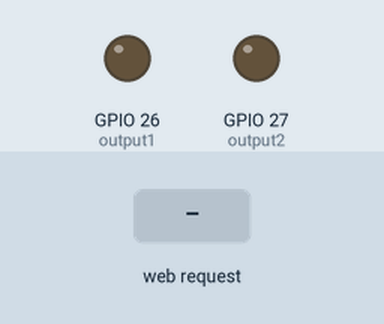
A sketch run on a simulated ESP32. Parts: output pins drawn as LEDs (lit = HIGH). Inputs (shaded band) come from the test bench. WiFi joins after 1.5 s; servers stay silent unless stated; what the sketch prints to the serial monitor is not drawn.

Above: at 2.7 s.
2.8 s: HTTP request GET /26/on received
At 4.0 s:
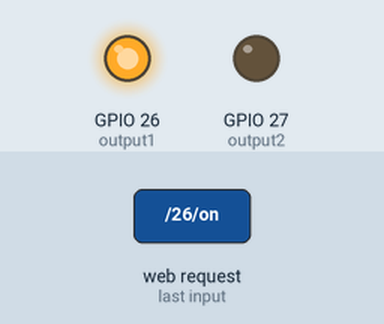
4.3 s: HTTP request GET /27/on received
At 5.1 s:
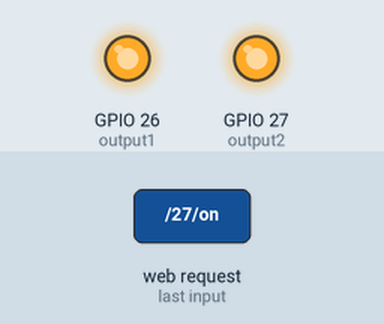
5.8 s: HTTP request GET /26/off received
At 6.3 s:
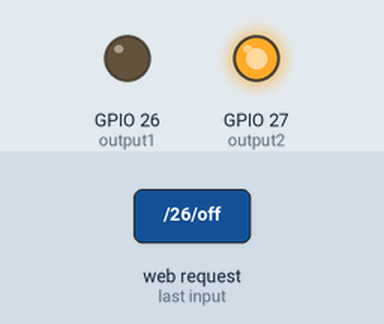
7.3 s: HTTP request GET /27/off received
At 8.6 s:
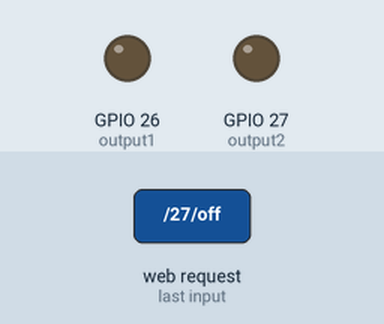
Timing chart, 0 to 9.8 s (numbered marks = the images above; inputs shaded):
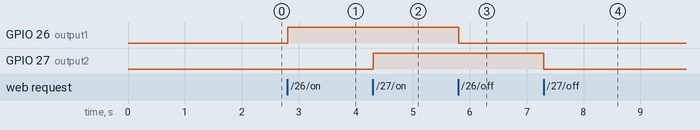

The sketch:

ESP32Webserver.ino
```cpp
#include <WiFi.h>

// Replace with your network credentials
const char* ssid = "Yeet-2.4G";
const char* password = "widebird712";

// Set web server port number to 80
WiFiServer server(80);

// Variable to store the HTTP request
String header;

// Auxiliar variables to store the current output state
String output1State = "off";
String output2State = "off";

// Assign output variables to GPIO pins
const int output1 = 26;
const int output2 = 27;

// Current time
unsigned long currentTime = millis();
// Previous time
unsigned long previousTime = 0;
// Define timeout time in milliseconds (example: 2000ms = 2s)
const long timeoutTime = 2000;

void setup() {
  Serial.begin(115200);
  // Initialize the output variables as outputs
  pinMode(output1, OUTPUT);
  pinMode(output2, OUTPUT);
  // Set outputs to LOW
  digitalWrite(output1, LOW);
  digitalWrite(output2, LOW);

  // Connect to Wi-Fi network with SSID and password
  Serial.print("Connecting to ");
  Serial.println(ssid);
  WiFi.begin(ssid, password);
  while (WiFi.status() != WL_CONNECTED) {
    delay(500);
    Serial.print(".");
  }
  // Print local IP address and start web server
  Serial.println("");
  Serial.println("WiFi connected.");
  Serial.println("IP address: ");
  Serial.println(WiFi.localIP());
  server.begin();
}

void loop(){
  WiFiClient client = server.available();   // Listen for incoming clients

  if (client) {                             // If a new client connects,
    currentTime = millis();
    previousTime = currentTime;
    Serial.println("New Client.");          // print a message out in the serial port
    String currentLine = "";                // make a String to hold incoming data from the client
    while (client.connected() && currentTime - previousTime <= timeoutTime) {  // loop while the client's connected
      currentTime = millis();
      if (client.available()) {             // if there's bytes to read from the client,
        char c = client.read();             // read a byte, then
        Serial.write(c);                    // print it out the serial monitor
        header += c;
        if (c == '\n') {                    // if the byte is a newline character
          // if the current line is blank, you got two newline characters in a row.
          // that's the end of the client HTTP request, so send a response:
          if (currentLine.length() == 0) {
            // HTTP headers always start with a response code (e.g. HTTP/1.1 200 OK)
            // and a content-type so the client knows what's coming, then a blank line:
            client.println("HTTP/1.1 200 OK");
            client.println("Content-type:text/html");
            client.println("Connection: close");
            client.println();

            // turns the GPIOs on and off
            if (header.indexOf("GET /26/on") >= 0) {
              Serial.println("GPIO 26 on");
              output1State = "on";
              digitalWrite(output1, HIGH);
            } else if (header.indexOf("GET /26/off") >= 0) {
              Serial.println("GPIO 26 off");
              output1State = "off";
              digitalWrite(output1, LOW);
            } else if (header.indexOf("GET /27/on") >= 0) {
              Serial.println("GPIO 27 on");
              output2State = "on";
              digitalWrite(output2, HIGH);
            } else if (header.indexOf("GET /27/off") >= 0) {
              Serial.println("GPIO 27 off");
              output2State = "off";
              digitalWrite(output2, LOW);
            }

            // Display the HTML web page
            client.println("<!DOCTYPE html><html>");
            client.println("<head><meta name=\"viewport\" content=\"width=device-width, initial-scale=1\">");
            client.println("<link rel=\"icon\" href=\"data:,\">");
            // CSS to style the on/off buttons
            // Feel free to change the background-color and font-size attributes to fit your preferences
            client.println("<style>html { font-family: Helvetica; display: inline-block; margin: 0px auto; text-align: center;}");
            client.println(".button { background-color: #4CAF50; border: none; color: white; padding: 16px 40px;");
            client.println("text-decoration: none; font-size: 30px; margin: 2px; cursor: pointer;}");
            client.println(".button2 {background-color: #555555;}</style></head>");

            // Web Page Heading
            client.println("<body><h1>Plant-ESP32</h1>");

            // Display current state, and ON/OFF buttons for GPIO 26
            client.println("<p>GPIO 26 - State " + output1State + "</p>");
            // If the output1State is off, it displays the ON button
            if (output1State=="off") {
              client.println("<p><a href=\"/26/on\"><button class=\"button\">ON</button></a></p>");
            } else {
              client.println("<p><a href=\"/26/off\"><button class=\"button button2\">OFF</button></a></p>");
            }

            // Display current state, and ON/OFF buttons for GPIO 27
            client.println("<p>GPIO 27 - State " + output2State + "</p>");
            // If the output2State is off, it displays the ON button
            if (output2State=="off") {
              client.println("<p><a href=\"/27/on\"><button class=\"button\">ON</button></a></p>");
            } else {
              client.println("<p><a href=\"/27/off\"><button class=\"button button2\">OFF</button></a></p>");
            }
            client.println("</body></html>");

            // The HTTP response ends with another blank line
            client.println();
            // Break out of the while loop
            break;
          } else { // if you got a newline, then clear currentLine
            currentLine = "";
          }
        } else if (c != '\r') {  // if you got anything else but a carriage return character,
          currentLine += c;      // add it to the end of the currentLine
        }
      }
    }
    // Clear the header variable
    header = "";
    // Close the connection
    client.stop();
    Serial.println("Client disconnected.");
    Serial.println("");
  }
}
```

Measured:
- after the input at 2.8 s, GPIO 26 (output1): LOW → HIGH at once
- after the input at 4.3 s, GPIO 27 (output2): LOW → HIGH at once
- after the input at 5.8 s, GPIO 26 (output1): HIGH → LOW at once
- after the input at 7.3 s, GPIO 27 (output2): HIGH → LOW at once
